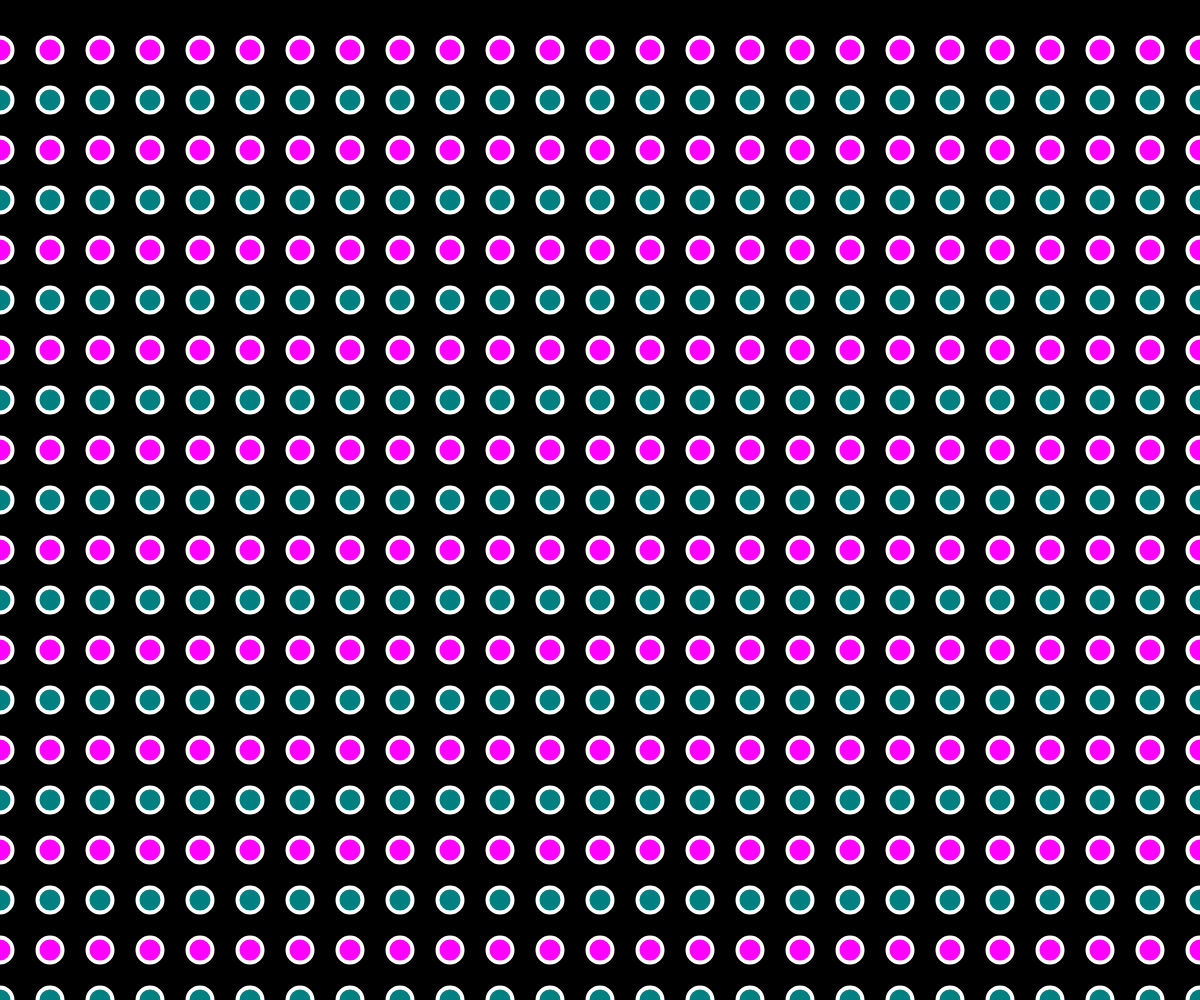
Frame 1 (no input)
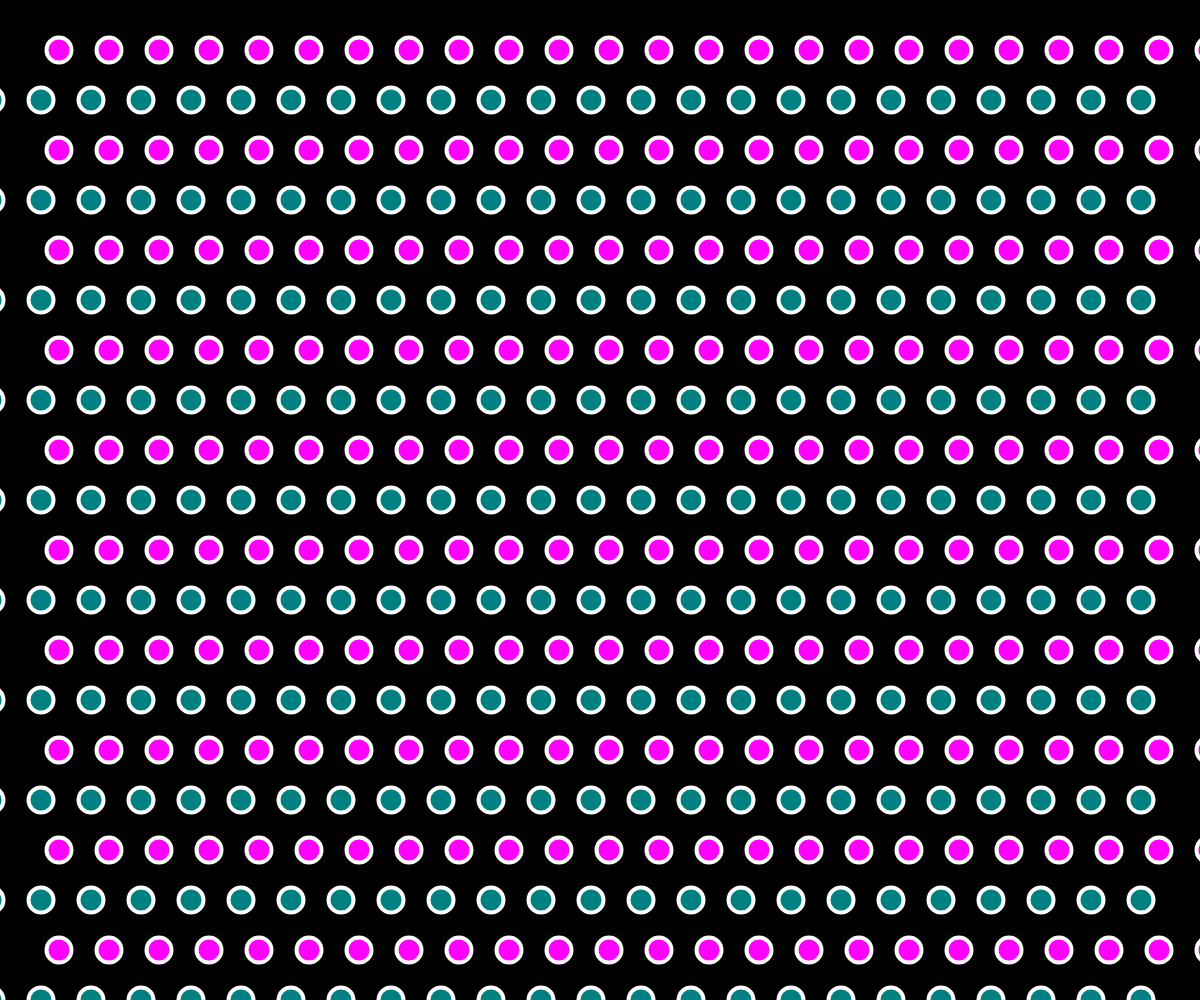
Frame 60 (no input)
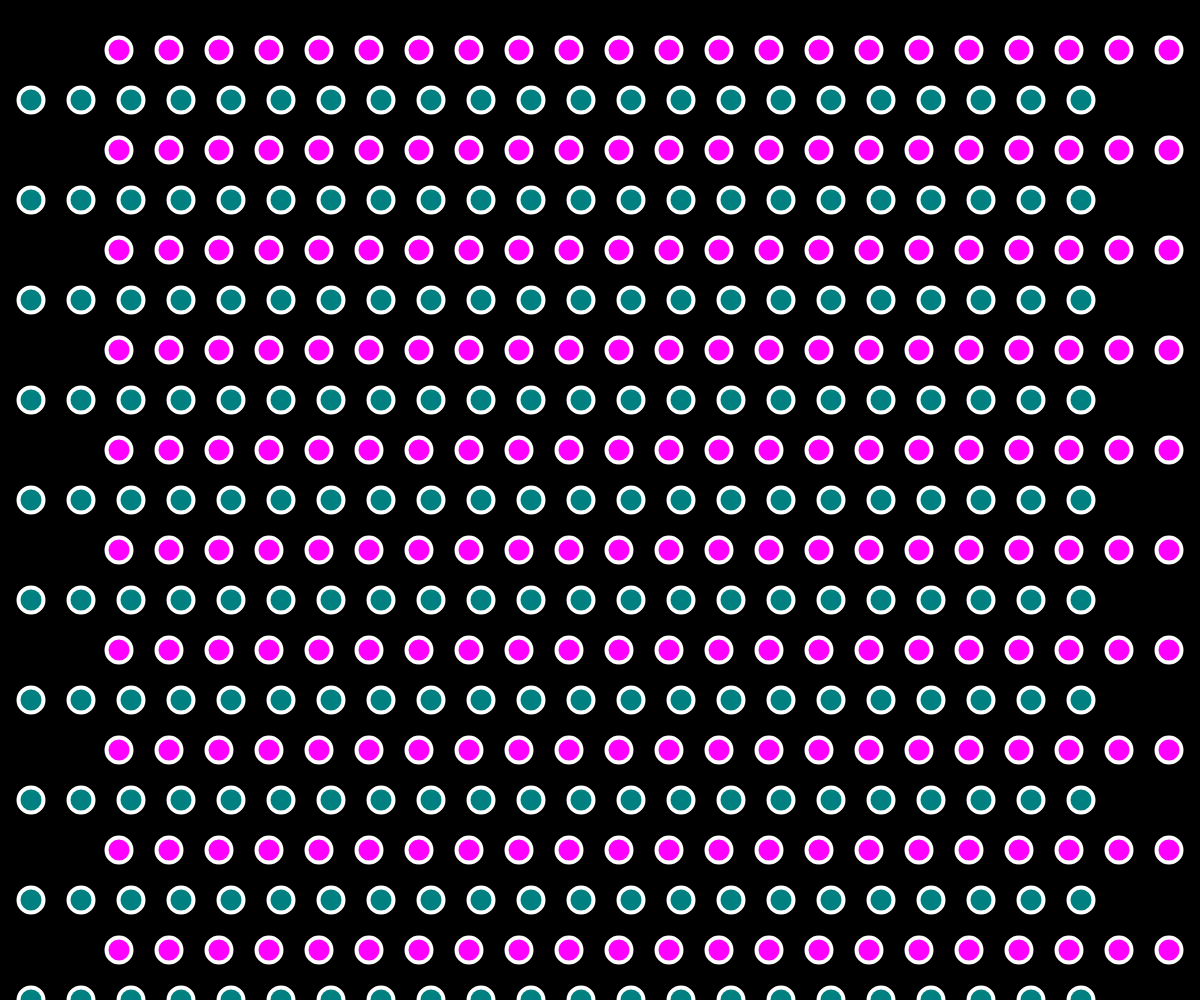
Frame 120 (the mouse pressed at the canvas centre since frame 60)

The p5.js sketch that drew these frames (run headless with seeded random() and noise() and a simulated clock; from frame 60 on, the mouse is pressed at the canvas centre):

// p5.js sketch
// ── sketch.js
// Code inspired by example on Coding Train: 4.2 by Daniel Shiffman
// https://youtu.be/1c1_TMdf8b8?t=3m42s
// https://youtu.be/1c1_TMdf8b8?t=7m14s

var move = 0;
function setup(){
    createCanvas ( windowWidth, windowHeight );
}

function draw(){
    background(0);
    strokeWeight(4);
    stroke(255);

    //** MAGENTA dots that move right
    for (var y=50; y <= height; y += 100) {
            for(var x=0; x <= width; x += 50) {
                fill('magenta');
                ellipse( x + move, y, 25, 25);
            }
    }

    //** TEAL dots that move left
    for (var y=100; y <= height; y += 100) {
            for(var x=0; x <= width; x += 50) {
                fill('teal');
                ellipse( x - move, y, 25, 25);
            }
    }

    move += 1;
}
